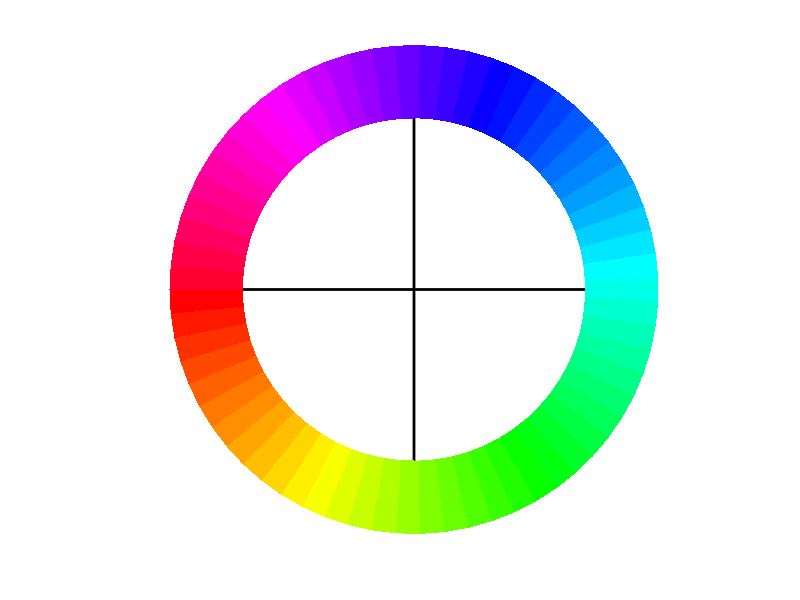

The MATLAB source for this figure: (Note: this script raises an error after producing the figure.)
%function DrawColorRing(position,palette);
figure('Color','w');

startingAngle=pi;

theta=linspace(startingAngle,startingAngle+2*pi,64);
thetaSt=theta(1:end-1);
thetaEnd=theta(2:end);

outerRad=1;
innerRad=0.7;

pal=colormap('hsv');


hold on;
line([0 0],.9*[-1 1],'LineWidth',2,'Color','k');
line(.9*[-1 1],[0 0],'LineWidth',2,'Color','k');

for i=1:length(thetaSt)
    
    x(1)=cos(thetaEnd(i))*innerRad;
    x(2)=cos(thetaSt(i))*innerRad;
    x(3)=cos(thetaSt(i))*outerRad;
    x(4)=cos(thetaEnd(i))*outerRad;
    
    
    y(1)= sin(thetaEnd(i))*innerRad;
    y(2)= sin(thetaSt(i))*innerRad;
    y(3)= sin(thetaSt(i))*outerRad;
    y(4)= sin(thetaEnd(i))*outerRad;
    
    
    
    c=pal(i,:);
    
    patch(x,y,c,'EdgeColor','none');


end

axis off;
axis square;

export_fig('HSVColorRing.pdf','-painters')